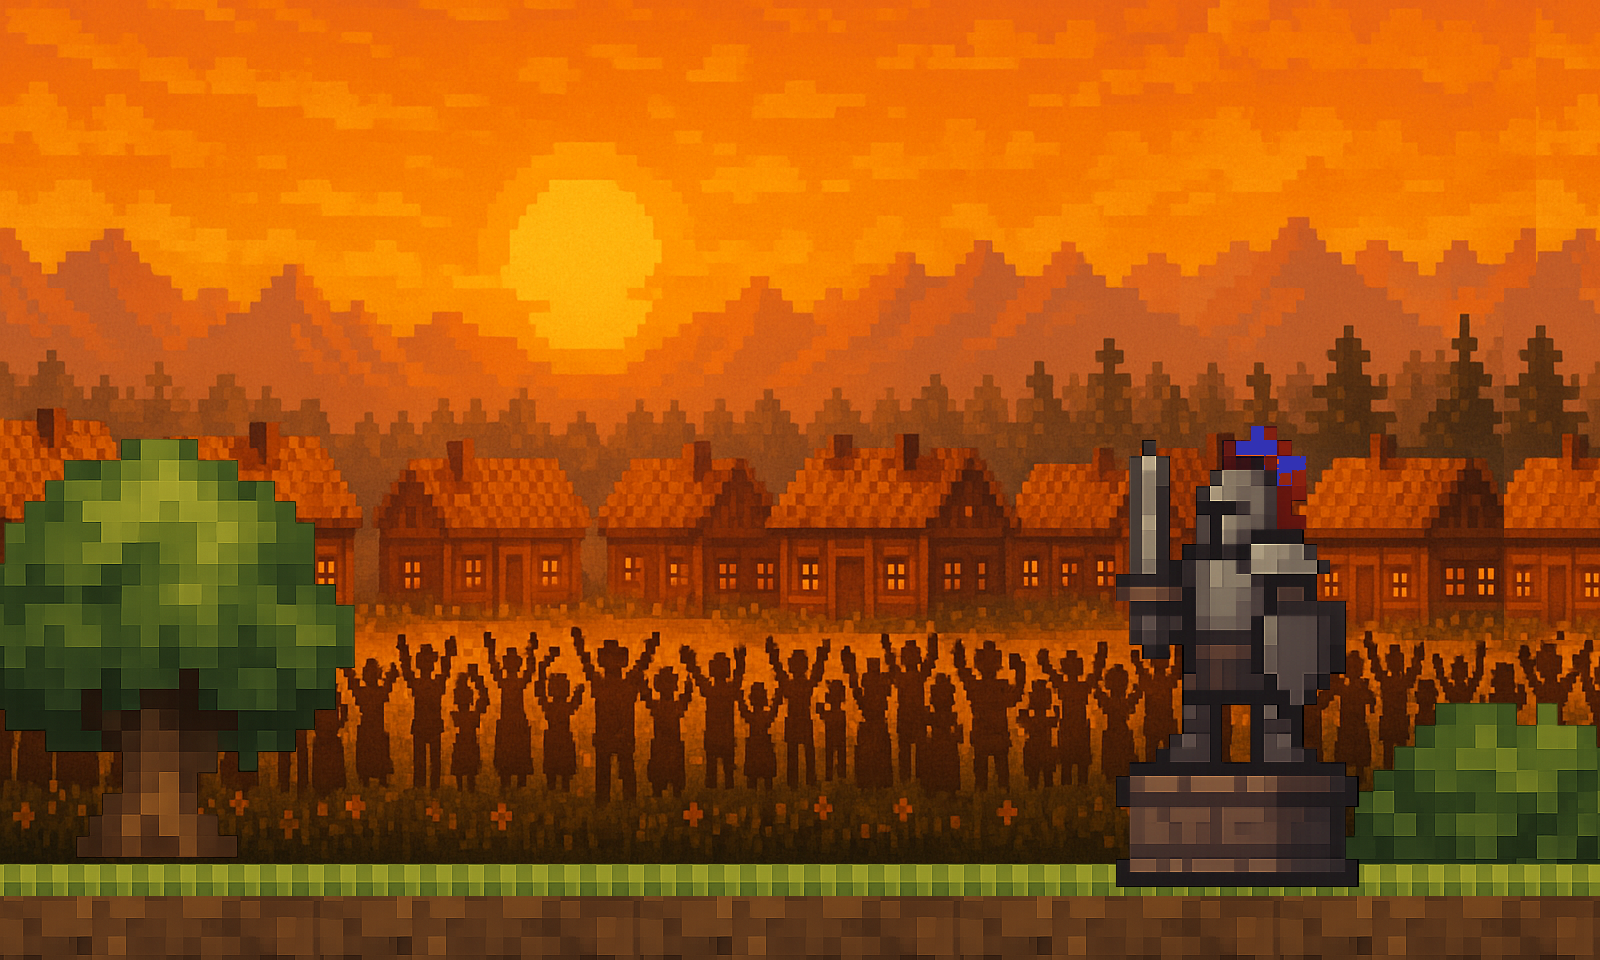

A 2D game scene composited from a Tiled map and its tileset images. What follows is a short description and the map's XML, with each tile layer's data collapsed to a summary:
An orthogonal 50x30 tile map with 32x32 px tiles, 4 tile layers (background, tree, ground, statue), 3 tilesets and 1 object (spawn).

<map version="1.10" tiledversion="1.11.2" orientation="orthogonal" renderorder="right-down" width="50" height="30" tilewidth="32" tileheight="32" infinite="0" nextlayerid="6" nextobjectid="2">
 <tileset firstgid="1" source="../Tilesets/VillageMainBack.tsx" />
 <tileset firstgid="1537" source="../Tilesets/knight_resized_blue_plume.tsx" />
 <tileset firstgid="2137" source="../Tilesets/groundFinal.tsx" />
 <layer id="1" name="background" width="50" height="30">
  <data>[1500 cells, 1350 non-empty, 1285 distinct tile ids]</data>
 </layer>
 <layer id="4" name="tree" width="50" height="30">
  <data>[1500 cells, 276 non-empty, 276 distinct tile ids]</data>
 </layer>
 <layer id="2" name="ground" width="50" height="30">
  <data>[1500 cells, 150 non-empty, 21 distinct tile ids]</data>
 </layer>
 <layer id="3" name="statue" width="50" height="30">
  <data>[1500 cells, 144 non-empty, 144 distinct tile ids]</data>
 </layer>
 <objectgroup id="5" name="Spawn">
  <object id="1" name="PlayerSpawn" type="spawn" x="102.667" y="714.667" width="116" height="152">
   <properties>
    <property name="facing" value="right" />
   </properties>
  </object>
 </objectgroup>
</map>
